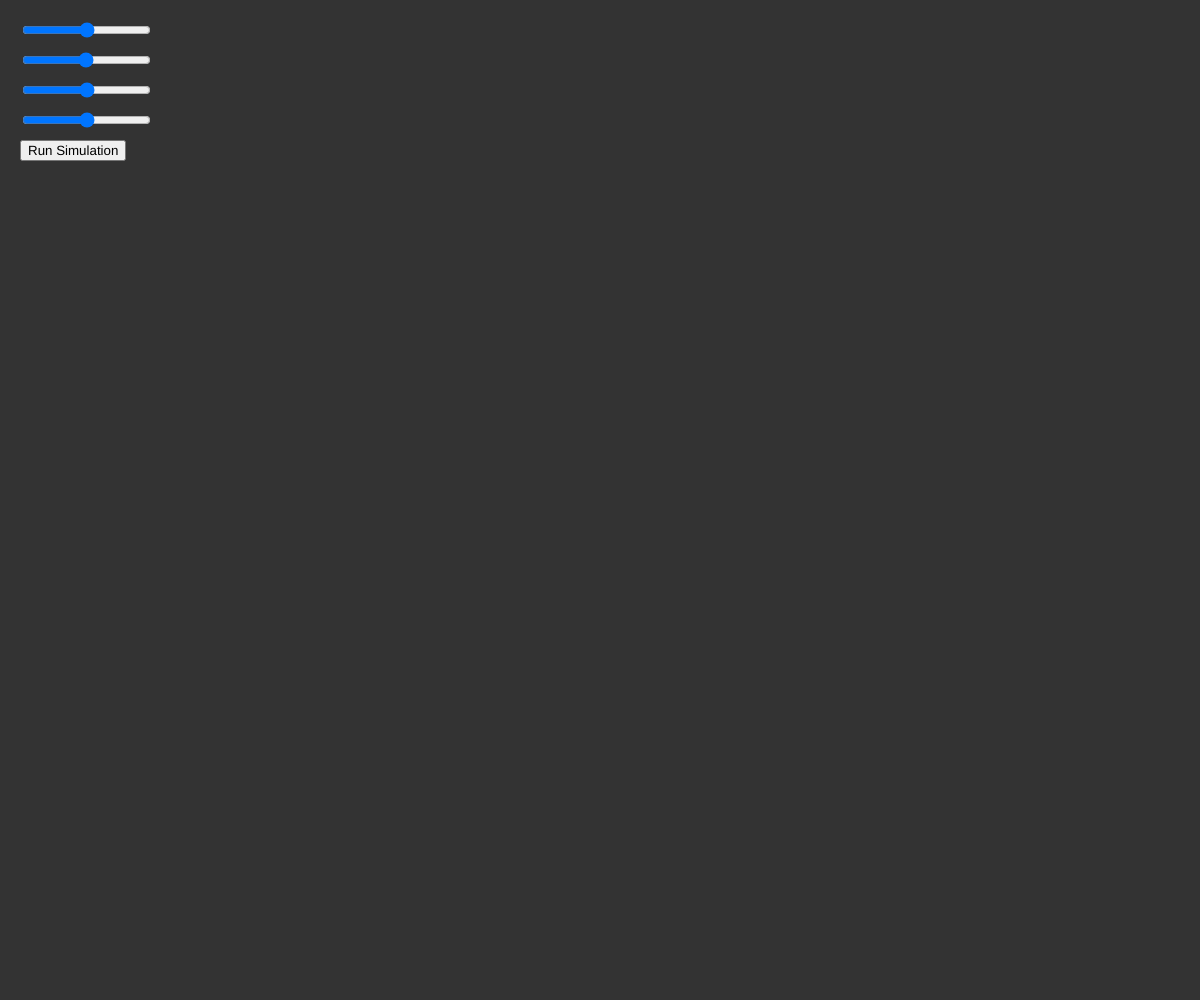
Frame 1 (no input)
Frame 60 (no input): identical to frame 1, image omitted
Frame 120 (the mouse pressed at the canvas centre since frame 60): identical to frame 1, image omitted

The p5.js sketch that drew this single still picture (run headless with seeded random() and noise() and a simulated clock; from frame 60 on, the mouse is pressed at the canvas centre):

// p5.js sketch
// ── sketch.js
let eUI = 0.5
let scaleUI = 50
let vUI = 0.5

let v

let running = false
let n = 10

let particles = []
let eSlider, scaleSlider, vSlider, runButton;

function startSimulation() {
    particles = [];
    running = true;

    e = eUI;
    SCALE = scaleUI;
    v = vUI;

    for(let i=0;i<n;i++) {
        let x = random(width);
        let y = random(height);
        let mass = random(1, 2);
        let velocity = p5.Vector.random2D().mult(v);

        particles.push(new Particle(x, y, mass, velocity));
    }
}

function createUI() {
    eSlider = createSlider(0, 1, eUI, 0.01);
    eSlider.position(20, 20);

    scaleSlider = createSlider(1, 100, scaleUI, 1);
    scaleSlider.position(20, 50);

    vSlider = createSlider(0, 1, vUI, 0.01);
    vSlider.position(20, 80);

    nSlider = createSlider(0, 20, n, 1);
    nSlider.position(20, 110);

    runButton = createButton("Run Simulation");
    runButton.position(20, 140);
    runButton.mousePressed(startSimulation);
}

function setup() {
    createCanvas(windowWidth, windowHeight);
    createUI();
}

function draw() {
    background(51, 51, 51);

    eUI = eSlider.value();
    scaleUI = scaleSlider.value();
    vUI = vSlider.value();
    n = nSlider.value();

    if(!running) return;

    for(let i=0; i<particles.length; i++){
        for(let j=i+1;j<particles.length;j++){
            particles[i].physics(particles[j]);
        }
    }
    
    for(const particle of particles) {
        particle.update()
        particle.draw()
    }

    fill(255);
    text(`Elasticity: ${eUI}`, 160, 35);
    text(`Scale: ${scaleUI/100}`, 160, 65);
    text(`Velocity: ${vUI}`, 160, 95)
    text(`Quantity: ${n}`, 160, 125)
}

function windowResized() {
  resizeCanvas(windowWidth, windowHeight);
}
// ── particle.js
class Particle {
    constructor (x, y, mass, velocity) {
        this.position = createVector(x, y)
        this.velocity = velocity
        this.mass = mass
        this.radius = Math.sqrt(this.mass / PI) * SCALE
        this.color = color(random(0,255), random(0,255), random(0,255))
    }

    draw() {
        noStroke()
        fill(this.color)
        ellipse(this.position.x, this.position.y, this.radius * 2)
    }

    physics(particle) {
        let distanceVec = p5.Vector.sub(particle.position, this.position);
        let distance = distanceVec.mag();
        let radius = this.radius + particle.radius;

        if (distance >= radius) return;

        let normal;
        if (distance === 0) {
            normal = createVector(random(-1,1), random(-1,1)).normalize();
        } else {
            normal = distanceVec.copy().normalize();
        }

        let relativeVelocity = p5.Vector.sub(this.velocity, particle.velocity);
        let speed = relativeVelocity.dot(normal);

        if (speed <= 0) return;

        let impulse = ((1 + e) * speed) / (1 / this.mass + 1 / particle.mass); 
        let impulseVec = normal.copy().mult(impulse);

        this.velocity.sub(p5.Vector.mult(impulseVec, 1 / this.mass));
        particle.velocity.add(p5.Vector.mult(impulseVec, 1 / particle.mass));

        let overlap = 0.5 * (radius - distance);
        this.position.sub(p5.Vector.mult(normal, overlap));
        particle.position.add(p5.Vector.mult(normal, overlap));
    }


    update() {
        this.position.add(p5.Vector.mult(this.velocity, deltaTime));

        if (this.position.x - this.radius < 0) {
            this.position.x = this.radius; 
            this.velocity.x *= -1;         
        }
        if (this.position.x + this.radius > width) {
            this.position.x = width - this.radius;
            this.velocity.x *= -1;
        }
        if (this.position.y - this.radius < 0) {
            this.position.y = this.radius;
            this.velocity.y *= -1;
        }
        if (this.position.y + this.radius > height) {
            this.position.y = height - this.radius;
            this.velocity.y *= -1;
        }
    }
}
